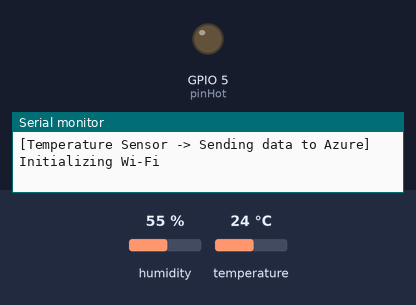
Simulated run of this sketch. Board: ESP8266 (NodeMCU). Shown: output pins drawn as LEDs (lit = HIGH), the last lines printed to the serial monitor. The test bench sets the inputs (shaded band); at power-on: humidity 55 %, temperature 24 °C. WiFi joins after 1.5 s; servers stay silent unless stated; uploads are accepted with an empty reply.

Above: at 0.1 s.
At 1.6 s:
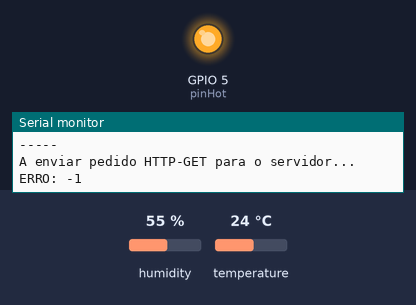
Timing chart, 0 to 3.1 s (numbered marks = the images above):
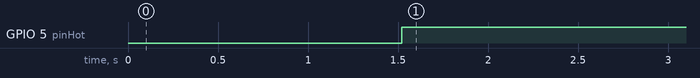

Measured:
- by itself, GPIO 5 (pinHot): LOW → HIGH at 1.5 s

The sketch:

temperatureSensor.ino
```cpp
/*
   Temperature and Humidity sensor sending data to WebAPI
*/

//Libraries
#include <DHT.h>;
#include <ESP8266WiFi.h>
#include "EITIWifi.h"        // classe "EITIWifiClass" | Files (.cpp + .h) provided by professor

//Constants
#define DHTPIN 4    // what pin we're connected to
#define DHTTYPE DHT22   // DHT 22  (AM2302)
#define INTERVALO_ENVIOS    10      // em segundos

DHT dht(DHTPIN, DHTTYPE); //// Initialize DHT sensor for normal 16mhz Arduino


//BEGIN VARIABLES

//Sensor
float hum;  //Stores humidity value
float temp; //Stores temperature value

//WiFi
char* ssid = "labs";
char* password = "robot1cA!ESTG";

//API
String resourceGetTreshold = "http://smart-garden-api.azurewebsites.net/api/TemperatureAndHumidity/threshold";
String resourcePost = "http://smart-garden-api.azurewebsites.net/api/TemperatureAndHumidity?password=bangladesh!123";

//For local lights
int pinHot = 5;
int pinCold = 2;

EITIWifiClass EITIWiFi;

static uint32_t timer;
static uint32_t intervalo_tempo_s;
float threshold_temperature = 1; //default
float last_temperature = -100;
String jsonGetTemperatureAndHumidity = "";
bool temperatureToBeCold = 15;

void setup()
{
  // initialize GPIO outputs
  pinMode(pinHot, OUTPUT);
  pinMode(pinCold, OUTPUT);

    //++++ Initialize serial port +++++
  Serial.begin(115200);
  dht.begin();
  while (!Serial);
  Serial.println(F("\n[Temperature Sensor -> Sending data to Azure]"));
  //-----

    //+++++ Initialize WiFi +++++
  Serial.print(F("Initializing Wi-Fi "));
  WiFi.begin(ssid, password);
  while (WiFi.status() != WL_CONNECTED) {
    delay(500);
    Serial.print(F("."));
  }
  Serial.println(F("OK."));
  //-----

  //++++ Shiw wifi configs +++++
  Serial.println(F("--- Configuracoes Wi-Fi ---"));
  EITIWiFi.showWifiSettings();
  Serial.println(F("-----"));
  //-----

  //+++++ Init temporizer (to send later a request to init loop())+++++
  intervalo_tempo_s = (INTERVALO_ENVIOS * 1000000);
  timer = micros() - ((INTERVALO_ENVIOS + 1) * 1000000);
  //-----

  Serial.println();
}

void loop()
{
    //+++++ envia um pedido a cada INTERVALO_ENVIOS segundos (para não usar a função delay() no loop()) +++++

  if (micros() - timer >= intervalo_tempo_s) {


    //+++++ Se a ligação se mantém ativa... faz pedido(s)
    if (WiFi.status() == WL_CONNECTED) {

    //Read data and store it to variables hum and temp
    hum = dht.readHumidity();
    temp= dht.readTemperature();
    //Print temp and humidity values to serial monitor
    Serial.print("Humidity: ");
    Serial.print(hum);
    Serial.print(" %, Temp: ");
    Serial.print(temp);
    Serial.println(" Celsius");

    //To show some lights in local environment
    if (temp > temperatureToBeCold) {
      digitalWrite(pinHot, HIGH);   // turn the LED on (HIGH is the voltage level)
      digitalWrite(pinCold, LOW);
    }
    else
    {
      digitalWrite(pinCold, HIGH);   // turn the LED on (HIGH is the voltage level)
      digitalWrite(pinHot, LOW);
    }

          //*************************************************
      //   HTTP: Perform the request
      //*************************************************


    //get current temperature from API

      //ToDO: Research how to Get this data (tansform void to function to get the json)
      threshold_temperature = EITIWiFi.httpGet(resourceGetTreshold).toFloat();
      Serial.println("Treshold");
      Serial.println(jsonGetTemperatureAndHumidity);


Serial.println("current_temperature");
  Serial.println(temp);
  Serial.println("Sum");
  Serial.println(last_temperature + threshold_temperature);
  Serial.println("rest");
  Serial.println(last_temperature - threshold_temperature);


      if (temp >= (last_temperature + threshold_temperature) || temp <= (last_temperature - threshold_temperature)) {
          String data = "{ \"temperature\": " + String(temp) + ", \"humidity\": " + String(hum) + "}";
          Serial.println("Executing Post");
          Serial.println("Url");
          Serial.println(resourcePost);
          Serial.println("Parameters");
          Serial.println(data);
          EITIWiFi.httpPost(resourcePost, EITIWifi_POST_JSON, data);
          last_temperature = temp;
     }

      //*************************************************

  }
        else{ // falha na ligação. Tenta ligar novamente...
      Serial.println(F("--- Attention  ---"));
      Serial.println(F("There is no WiFi conneciton."));
      Serial.print(F("Try again... "));
      WiFi.reconnect();
      Serial.println(F("-----"));
    }
    //-----

    timer = micros();     // iniciar nova contagem para novo envio
  }
  //-----
}
```

EITIWifi.cpp
```cpp
#include "EITIWifi.h"

// **************************   CONTRUCTORS   ******************************************
// note:call constructor inside constructor doesn't do what you expected. It just creates a temporary without using it and
// makes no effect. Then it immediately destructs that temporary when control flows over the ;
// The correct way is initializing the members in each constructor.You could extract their common code in a private init() member function and call it in each constructor.


// **************************     PRIVATE     ******************************************


// **************************     PROTECTED   ******************************************
// use init (as protected) to initilaze classe attributes  (do not call constructores inside contructores)
/**   @brief
*/
void EITIWifiClass::init()
{

}


// **************************     PUBLIC   *********************************************

// Initialize the mandatory object attributes
/**   @brief
*/
void EITIWifiClass::begin()
{

}


/**   @brief Mostra as configurações do módulo WiFi (na Consola)
*/
void EITIWifiClass::showModuleSetting(int show_dhcp_server)
{
	Serial.print(F("MAC: "));
	Serial.println(WiFi.macAddress());
	Serial.print(F("IP: "));
	Serial.println(WiFi.localIP());
	Serial.print(F("Netmask: "));
	Serial.println(WiFi.subnetMask());
	Serial.print(F("Gateway: "));
	Serial.println(WiFi.gatewayIP());
	Serial.print(F("DNS: "));
	Serial.println(WiFi.dnsIP());
	if (show_dhcp_server) {
		Serial.print(F("DHCP: "));
		Serial.println(WiFi.gatewayIP());
	}
}


/**   @brief Mostra as configurações da rede WiFi (na Consola)
*/
void EITIWifiClass::showWifiSettings()
{
	Serial.print(F("Hostname: "));
	Serial.println(WiFi.hostname());

	const char* modes[] = { "NULL", "STATION", "AP", "STATION+AP" };
	Serial.print(F("Modo funcionamento: "));
	Serial.println(modes[(int)WiFi.getMode()]);

	const char* phymodes[] = { "-", "B", "G", "N" };
	Serial.print(F("Modo fisico (norma): "));
	Serial.println(phymodes[(int)WiFi.getPhyMode()]);

	Serial.print(F("Canal: "));
	Serial.println(WiFi.channel());

	Serial.print(F("Potencia do sinal (RSSI): "));
	Serial.print(WiFi.RSSI());
	Serial.println(" dBm");

	Serial.print(F("Ligacao automatica: "));
	Serial.println((WiFi.getAutoConnect() ? F("sim") : F("nao")));

	Serial.print(F("Estado: "));
	Serial.println(WiFi.isConnected() ? F("ligado") : F("desligado"));
}


/**   @brief  Função que permite enviar um pediddo HTTP :: GET, receber a resposta do servidor e enviá-la para a consola
*     @param url - url COMPLETO para o recurso a utilizar (ex: http://www.iot.dei.estg.ipleiria.pt/eiR-plXX-gY/api/lab04_api_get_datetime.php)
*/
String EITIWifiClass::httpGet(String url)
{
  Serial.println(F("\n-----"));
  Serial.print(F("A enviar pedido HTTP-GET para o servidor... "));
  HTTPClient http;
  http.begin(url);              // efetua ligação GET ao servidor (url)
  int httpStatusCode = http.GET();      // ver códigos de estado HTTP em: https://pt.wikipedia.org/wiki/Lista_de_c%C3%B3digos_de_estado_HTTP
  if (httpStatusCode == HTTP_CODE_OK) {   // HTTP_CODE_OK == 200 -> significa que o servidor respondeu de forma correta ao nosso pedido
    Serial.println(F("OK."));
  }
  else {
    Serial.print(F("ERRO: "));
    Serial.println(httpStatusCode);
  }
  String resposta = http.getString();     // obtém o que for enviado no <body> do HTML enviado pelo servidor
  Serial.println(resposta);         // e mostra a inforrmação
  http.end();                 // termina ligação
  return resposta;
}
//-----


/**   @brief  Função que permite enviar um pediddo HTTP :: POST (com dados), receber a resposta do servidor e enviá-la para a consola
*     @param url - url COMPLETO para o recurso a utilizar (ex: http://www.iot.dei.estg.ipleiria.pt/eiR-plXX-gY/api/lab04_api_post_form.php)
*     @param data - dados a enviar junto com o pedido. Podem estar em qualqeur formato (ex: json ou x-www-form-urlencoded)
*/
void EITIWifiClass::httpPost(String url, EITIWifi_POST_Type post_type, String data)
{
	Serial.println(F("\n-----"));
	Serial.print(F("A enviar pedido HTTP-POST para o servidor... "));
	HTTPClient http;
	http.begin(url);							// efetua ligação GET ao servidor (url)
	if (post_type == EITIWifi_POST_FORM)
		http.addHeader("Content-Type", "application/x-www-form-urlencoded");  //Specify content-type header type: form
	else
		http.addHeader("Content-Type", "application/json");  //Specify content-type header type: json
	int httpStatusCode = http.POST(data);		// ver códigos de estado HTTP em: https://pt.wikipedia.org/wiki/Lista_de_c%C3%B3digos_de_estado_HTTP
	if (httpStatusCode == HTTP_CODE_OK) {		// HTTP_CODE_OK == 200 -> significa que o servidor respondeu de forma correta ao nosso pedido
		Serial.println(F("OK."));
	}
	else {
		Serial.print(F("ERRO: "));
		Serial.println(httpStatusCode);
	}
	String resposta = http.getString();			// obtém o que for enviado no <body> do HTML enviado pelo servidor
	Serial.println(resposta);					// e mostra a inforrmação
	http.end();									// termina ligação
}
//-----
```

EITIWifi.h
```cpp
#ifndef _EITI_WIFI_
#define _EITI_WIFI_

#if defined(ARDUINO) && ARDUINO >= 100
#include "arduino.h"
#else
#include "WProgram.h"
#endif

#include <ESP8266WiFi.h>
#include <ESP8266HTTPClient.h>

enum EITIWifi_POST_Type
{
	EITIWifi_POST_FORM,
	EITIWifi_POST_JSON
};

class EITIWifiClass
{
private:
	// attributes

	// methods

protected:
	// use init (as protected) to initilaze classe attributes  (do not call constructores inside contructores)
	void init();

public:
	// Initialize the mandatory object attributes
	void begin();

	// Mostra as configurações da módulo WiFi
	void showModuleSetting(int show_dhcp_server = 1);

	// Mostra as configurações da rede WiFi
	void showWifiSettings();

	// Enviar um pediddo HTTP :: GET, recebe a resposta do servidor e envia-a para a consola
	String httpGet(String url);

	// Enviar um pediddo HTTP :: POST, recebe a resposta do servidor e envia-a para a consola
	void httpPost(String url, EITIWifi_POST_Type post_type, String data);
};


#endif
```
